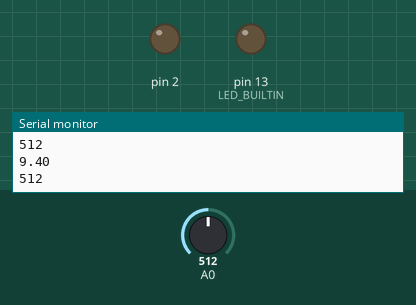
Recording of a sketch running on a simulated Arduino Uno, built with avr-gcc and run on an emulated ATmega328P. Shown: output pins drawn as LEDs (lit = HIGH), the last lines printed to the serial monitor. The test bench sets the inputs (shaded band); at power-on: A0 = 512.

Above: at 1.8 s.
1.9 s: A0 set to 631
3.4 s: A0 set to 653
At 5.2 s:
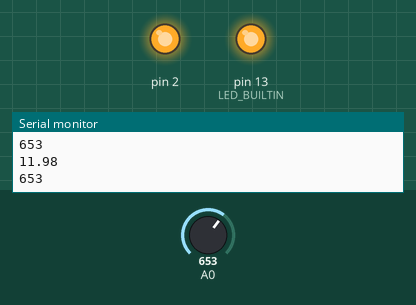
5.5 s: A0 set to 511
At 6.8 s:
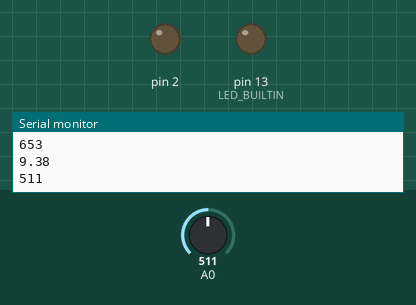
7.5 s: A0 set to 716
At 8.4 s:
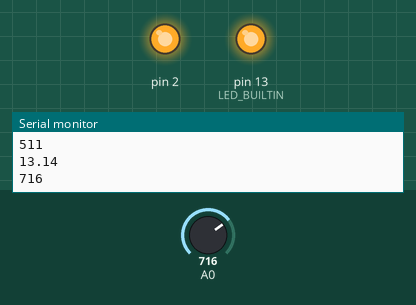
Timing chart, 0 to 10.5 s (numbered marks = the images above; inputs shaded):
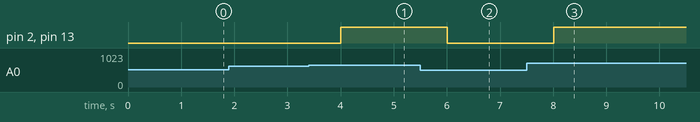

The sketch:

BMS_code.ino
```cpp
float input_voltage = 0.0;
float temp=0.0;
float r1=91300.0;
float r2=33100.0;

void setup() {
  // put your setup code here, to run once:
  Serial.begin(9600);     //  opens serial port, sets data rate to 9600 bps
  pinMode(2, OUTPUT);
  pinMode(LED_BUILTIN, OUTPUT);
}

void loop() {
  // put your main code here, to run repeatedly:
  int analog_value = analogRead(A0);
  float temp = (analog_value * 5.0) / 1024.0;
  float input_voltage = temp / (r2/(r1+r2));
  Serial.println(input_voltage);
  Serial.println(analog_value);

  if (input_voltage > 11.7)
    {
      digitalWrite(2, HIGH);
      digitalWrite(LED_BUILTIN, HIGH);
    }
    else
    {
      digitalWrite(2, LOW);
      digitalWrite(LED_BUILTIN, LOW);
    }
    delay(1000);
}
```

Measured:
- the behaviour switches between 637 and 638 on A0 (found by bisection; images 0 and 1)
- after the input at 3.4 s, pin 2, pin 13 (LED_BUILTIN): LOW → HIGH after 0.60 s
- after the input at 5.5 s, pin 2, pin 13 (LED_BUILTIN): HIGH → LOW after 0.51 s
- after the input at 7.5 s, pin 2, pin 13 (LED_BUILTIN): LOW → HIGH after 0.51 s
